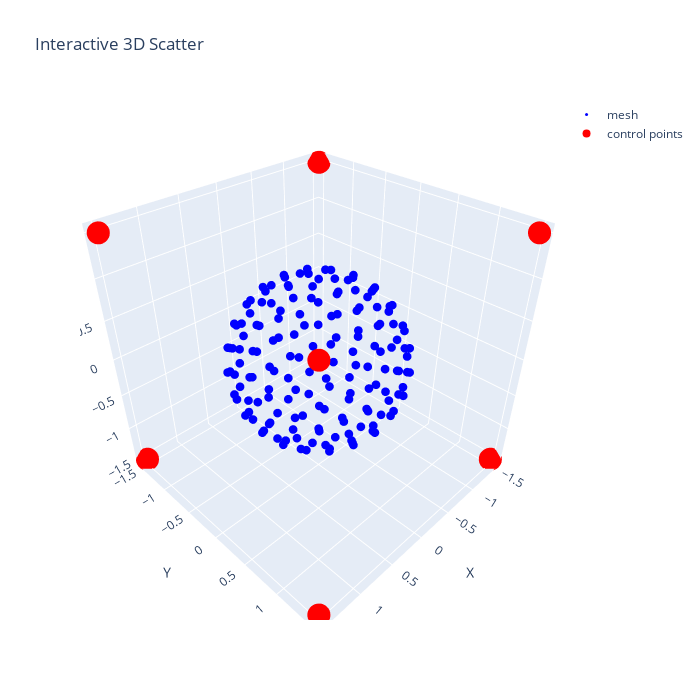

The cell this chart's notebook holds for it:
### Code cell
import trimesh
from pygem import FFD

radius = 1

length = radius * 3
mesh = trimesh.creation.icosphere(subdivisions=2, radius=1.0)
ffd = FFD([2, 2, 2])
ffd.box_length = [length, length, length]
ffd.box_origin = [-length/2, -length/2, -length/2]

plot_mesh_c_points(mesh, ffd)

### Figure 1 — Plotly figure (JSON) as saved in the notebook; plotly's stock layout.template omitted (floating-point values rounded to 4 significant figures; data arrays with more than 128 entries replaced by an {"elided": "..."} marker saying what was removed)
{"data": [{"marker": {"color": "blue", "size": 3}, "mode": "markers", "name": "mesh", "type": "scatter3d", "x": {"elided": "162 float values"}, "y": {"elided": "162 float values"}, "z": {"elided": "162 float values"}}, {"marker": {"color": "red", "size": 8}, "mode": "markers", "name": "control points", "type": "scatter3d", "x": [-1.5, -1.5, -1.5, -1.5, 1.5, 1.5, 1.5, 1.5], "y": [-1.5, -1.5, 1.5, 1.5, -1.5, -1.5, 1.5, 1.5], "z": [-1.5, 1.5, -1.5, 1.5, -1.5, 1.5, -1.5, 1.5]}], "layout": {"height": 700, "scene": {"xaxis": {"title": {"text": "X"}}, "yaxis": {"title": {"text": "Y"}}, "zaxis": {"title": {"text": "Z"}}}, "title": {"text": "Interactive 3D Scatter"}, "width": 700}}
